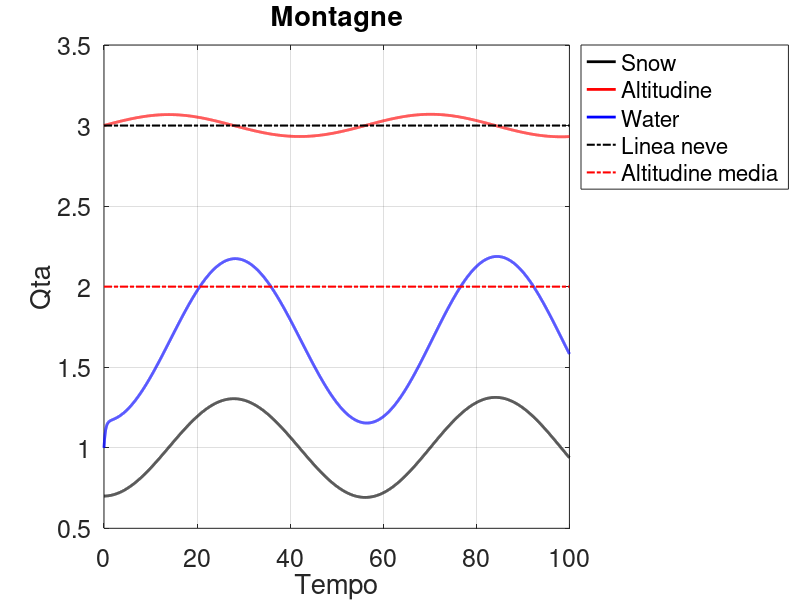

MATLAB code for this plot:
clc; clear; close all;
%% dati
% modello
z0n = 3; % altezza standard snow
z0z = 2; % altezza media

anz = 5e-1; % quanta neve si crea sopra altitudine soglia (z0n)
azz = 5e-3; % di quanto la montagna si alza da sola per movimenti sismici
azw = 5e-3; % di quanto si erode per l'acqua
awn = 5; % quanta acqua diventa neve
aww = 3; % quanta acqua esce dal sistema per evaporazione - movimento

dndt = @(n,z,w) anz*(z - z0n);
dzdt = @(n,z,w) azz*(z + z0z) - azw*w*z;
dwdt = @(n,z,w) awn*n - aww*w;

dnzwdt = @(n,z,w) [dndt(n,z,w);
                   dzdt(n,z,w);
                   dwdt(n,z,w)];

%% griglie
% temporale
tend = 100;
dt = tend/1e4;
time = (0:dt:tend)';
mm = length(time);

% vettori [neve; altitudine; water]
nzw = zeros(3,mm);

% boundary conditions
nzw(:,1) = [0.7;z0n;1];

%% loop (FE)
for inst = 2:mm
    nzw(:,inst) = nzw(:,inst-1) + dt*dnzwdt(nzw(1,inst-1),nzw(2,inst-1),nzw(3,inst-1));
end

%% post production
figure('Renderer', 'painters', 'Position', [100 100 900 600])
hold on
plot(time,nzw(1,:),'k-','linewidth',2,'DisplayName','Snow')
plot(time,nzw(2,:),'r-','linewidth',2,'DisplayName','Altitudine')
plot(time,nzw(3,:),'b-','linewidth',2,'DisplayName','Water')

plot([0 time(mm)],[z0n z0n],'k-.','linewidth',1.5,'DisplayName','Linea neve')
plot([0 time(mm)],[z0z z0z],'r-.','linewidth',1.5,'DisplayName','Altitudine media')

title('Montagne')
xlabel('Tempo')
ylabel('Qta')
grid on
box on
legend('location','northeastoutside')
set(gca,'fontsize',18)